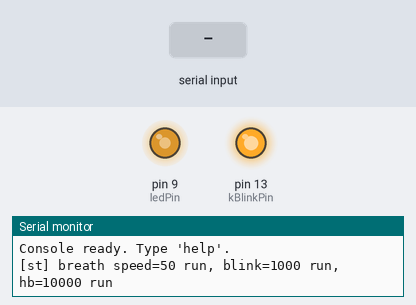
A sketch run on a simulated Arduino Uno, built with avr-gcc and run on an emulated ATmega328P. Parts: output pins drawn as LEDs (lit = HIGH), the last lines printed to the serial monitor. Inputs (shaded band) come from the test bench.

Above: at 1.3 s.
1.4 s: "s 45\n" received over Serial
At 4.2 s:
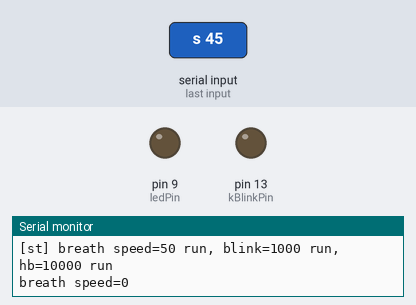
4.4 s: "i 45\n" received over Serial
At 5.67 s:
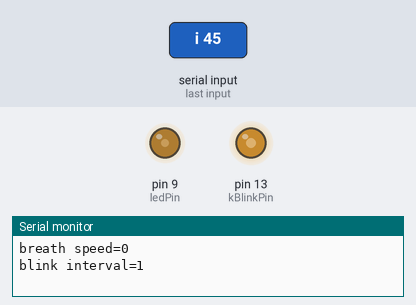
7.4 s: "help\n" received over Serial
10.4 s: "stop\n" received over Serial
At 11.1 s:
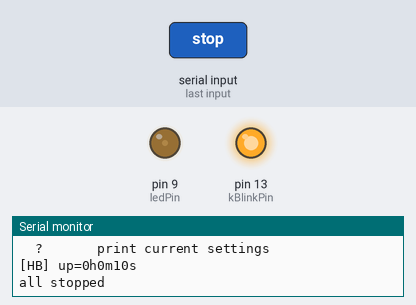
11.9 s: "start\n" received over Serial
At 13.2 s:
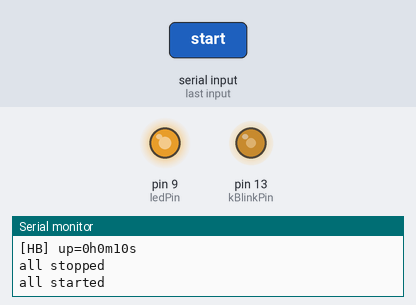
14.9 s: "h 45\n" received over Serial
Timing chart, 0 to 25.7 s (numbered marks = the images above; inputs shaded):
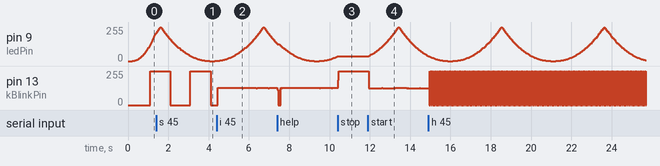

Measured:
- after the input at 10.4 s, pin 9 (ledPin): stays 36/255 (without the input it goes to 40/255 after 0.04 s)
- after the input at 11.9 s, pin 9 (ledPin): rises from 36/255 to 255/255 in 1.4 s, then falls to 40/255 in 1.5 s
- by itself, pin 13 (kBlinkPin): alternates 255/255 for 0.02 s and 0/255 for 0.02 s

The sketch:

Elron_8mb_PWM_EventTimer.ino
```cpp
#include <Arduino.h>

#include "Settings.h"
#include "Breath.h"
#include "BlinkLed.h"
#include "Heartbeat.h"
#include "SerialConsole.h"

/***********************************************************
  Elbear Ace-UNO:
    - плавное «дыхание» внешнего светодиода на D9 (ШИМ);
    - неблокирующая мигалка встроенного светодиода;
    - Heartbeat: печатает аптайм в Serial;
    - SerialConsole: управление параметрами с клавиатуры.

  Вся логика — в модулях Breath / BlinkLed / Heartbeat,
  дирижёр команд — SerialConsole, настройки — Settings.h.
  loop() не блокируется: все задачи работают параллельно.
 ***********************************************************/

void setup() {
  Serial.begin(9600);

  breathBegin();
  blinkBegin();
  heartbeatBegin();
  consoleBegin();
}

void loop() {
  breathUpdate();
  blinkUpdate();
  heartbeatUpdate();
  consoleUpdate();
}
```

BlinkLed.cpp
```cpp
#include "BlinkLed.h"
#include "Settings.h"
#include "EventTimer.h"

// ============================================================
//  Приватное состояние модуля (видно только внутри этого файла)
// ============================================================
namespace {

bool          gBlinkState = false;      // Текущее состояние пина
unsigned long gInterval   = kBlinkInterval;
EventTimer    gTicker;

// Один тик мигалки: инвертируем состояние и выводим на пин.
void onBlinkTick() {
  gBlinkState = !gBlinkState;
  digitalWrite(kBlinkPin, gBlinkState ? HIGH : LOW);
}

}  // namespace

// ============================================================
//  Публичный интерфейс
// ============================================================

void blinkBegin() {
  pinMode(kBlinkPin, OUTPUT);
  gBlinkState = false;
  digitalWrite(kBlinkPin, LOW);   // стартуем с погашенного светодиода

  gInterval = kBlinkInterval;
  gTicker.setInterval(gInterval);
  gTicker.setCallback(onBlinkTick);
  gTicker.start();
}

void blinkUpdate() {
  gTicker.tick();
}

// ------------------------------------------------------------
//  Управление на лету
// ------------------------------------------------------------

void blinkSetInterval(unsigned long intervalMs) {
  gInterval = (intervalMs == 0) ? 1 : intervalMs;
  gTicker.setInterval(gInterval);   // сетка перезапустится
}

unsigned long blinkGetInterval() {
  return gInterval;
}

void blinkStart() { gTicker.start(); }
void blinkStop()  { gTicker.stop();  }
bool blinkIsRunning() { return gTicker.isRunning(); }
```

BlinkLed.h
```cpp
#ifndef BLINK_LED_H
#define BLINK_LED_H

#include <Arduino.h>

// --- Жизненный цикл ---
void blinkBegin();     // Вызвать один раз в setup()
void blinkUpdate();    // Вызывать в loop() как можно чаще

// --- Управление на лету ---
void          blinkSetInterval(unsigned long intervalMs);   // минимум 1 мс
unsigned long blinkGetInterval();

void blinkStart();
void blinkStop();
bool blinkIsRunning();

#endif // BLINK_LED_H
```

Breath.cpp
```cpp
#include "Breath.h"
#include "Settings.h"
#include "EventTimer.h"

// ============================================================
//  Приватное состояние модуля (видно только внутри этого файла)
// ============================================================
namespace {

int     gBrightness = 0;                 // Текущая яркость 0..255
int     gDirection  = 1;                 // +1 — разгорается, -1 — гаснет
uint8_t gGammaLut[256];                  // Таблица гамма-коррекции

uint8_t gSpeed = kBreathSpeed;           // Текущая скорость (0..100)
EventTimer gTicker;

// Пересчитать интервал тикера из текущей скорости.
void applySpeed() {
  // 0 -> медленно (50 мс),  100 -> быстро (3 мс)
  gTicker.setInterval(map(gSpeed, 0, 100, 50, 3));
}

// Один шаг «дыхания». Таймер сообщает «пора», мы делаем шаг.
void onBreathTick() {
  analogWrite(ledPin, gGammaLut[gBrightness]);

  gBrightness += kFadeAmount * gDirection;

  if (gBrightness >= kBrightnessMax) {
    gBrightness = kBrightnessMax;
    gDirection  = -1;
  } else if (gBrightness <= kBrightnessMin) {
    gBrightness = kBrightnessMin;
    gDirection  = 1;
  }
}

}  // namespace

// ============================================================
//  Публичный интерфейс
// ============================================================

void breathBegin() {
  pinMode(ledPin, OUTPUT);

  // Таблица гамма-коррекции — один раз при старте.
  for (int i = 0; i < 256; i++) {
    float v = i / 255.0f;
    v = pow(v, kGamma);
    gGammaLut[i] = (uint8_t)(v * 255.0f + 0.5f);
  }

  gSpeed = kBreathSpeed;
  applySpeed();
  gTicker.setCallback(onBreathTick);
  gTicker.start();
}

void breathUpdate() {
  gTicker.tick();
}

// ------------------------------------------------------------
//  Управление на лету
// ------------------------------------------------------------

void breathSetSpeed(uint8_t speed) {
  if (speed > 100) speed = 100;
  gSpeed = speed;
  applySpeed();   // setInterval() сам перезапустит сетку
}

uint8_t breathGetSpeed() {
  return gSpeed;
}

void breathStart() { gTicker.start(); }
void breathStop()  { gTicker.stop();  }
bool breathIsRunning() { return gTicker.isRunning(); }
```

Breath.h
```cpp
#ifndef BREATH_H
#define BREATH_H

#include <Arduino.h>

// --- Жизненный цикл ---
void breathBegin();    // Вызвать один раз в setup()
void breathUpdate();   // Вызывать в loop() как можно чаще

// --- Управление на лету ---
void    breathSetSpeed(uint8_t speed);     // 0..100 (обрезается по границам)
uint8_t breathGetSpeed();                  // текущее значение

void breathStart();
void breathStop();
bool breathIsRunning();

#endif // BREATH_H
```

EventTimer.cpp
```cpp
#include "EventTimer.h"

// ---- Конструкторы ----

EventTimer::EventTimer()
    : previousMillis(0),
      interval(1),
      running(true),
      onTick(nullptr) {}

EventTimer::EventTimer(unsigned long intervalMs)
    : previousMillis(0),
      interval(intervalMs == 0 ? 1 : intervalMs),   // защита от 0
      running(true),
      onTick(nullptr) {}

// ---- Настройка ----

void EventTimer::setCallback(TimerCallback cb) {
    onTick = cb;
}

void EventTimer::setInterval(unsigned long intervalMs) {
    interval = (intervalMs == 0) ? 1 : intervalMs;
    previousMillis = millis();   // перезапустить сетку с новым периодом
}

// ---- Управление ----

void EventTimer::start() {
    running = true;
    previousMillis = millis();   // сетка стартует «сейчас»
}

void EventTimer::stop() {
    running = false;
}

// ---- Тик ----

void EventTimer::tick() {
    if (!running) return;

    unsigned long now = millis();
    if (now - previousMillis < interval) return;

    // Сдвигаем сетку на полный период, а не на текущее время,
    // чтобы не накапливать дрейф от задержек loop().
    previousMillis += interval;

    // Если отстали больше чем на период — ресинхронизируемся,
    // чтобы не выдать пачку срабатываний подряд.
    if (now - previousMillis >= interval) {
        previousMillis = now;
    }

    if (onTick != nullptr) {
        onTick();
    }
}
```

EventTimer.h
```cpp
#ifndef EVENT_TIMER_H
#define EVENT_TIMER_H

#include <Arduino.h>

// Колбэк, который таймер вызывает на каждом срабатывании.
// Никаких аргументов: таймер не знает, что делает потребитель —
// мигает он, дышит или шлёт пакет по Serial. Просто «тикает».
typedef void (*TimerCallback)();

class EventTimer {
public:
    // Интервал по умолчанию 1 мс, таймер сразу запущен.
    // Реальный интервал задать через setInterval().
    EventTimer();

    // Явный интервал, таймер сразу запущен.
    explicit EventTimer(unsigned long intervalMs);

    // --- Настройка ---
    void setCallback(TimerCallback cb);
    void setInterval(unsigned long intervalMs);   // перезапускает сетку

    // --- Управление ---
    void start();   // сбросить сетку и запустить
    void stop();    // остановить, интервал сохраняется

    // --- Основной вызов: дергать из loop() ---
    void tick();

    // --- Чтение ---
    bool          isRunning()   const { return running; }
    unsigned long getInterval() const { return interval; }

private:
    unsigned long previousMillis;
    unsigned long interval;
    bool          running;

    TimerCallback onTick;
};

#endif // EVENT_TIMER_H 
```

Heartbeat.cpp
```cpp
#include "Heartbeat.h"
#include "EventTimer.h"
#include "Settings.h"

// ============================================================
//  Приватное состояние модуля (видно только внутри этого файла)
// ============================================================
namespace {

unsigned long gInterval = kHeartbeatInterval;
EventTimer    gTicker;

void onHeartbeat() {
  unsigned long ms  = millis();
  unsigned long sec = ms / 1000;
  unsigned long min = sec / 60;
  unsigned long hrs = min / 60;

  Serial.print(F("[HB] up="));
  Serial.print(hrs);
  Serial.print('h');
  Serial.print(min % 60);
  Serial.print('m');
  Serial.print(sec % 60);
  Serial.println('s');
}

}  // namespace

// ============================================================
//  Публичный интерфейс
// ============================================================

void heartbeatBegin() {
  gInterval = kHeartbeatInterval;
  gTicker.setInterval(gInterval);
  gTicker.setCallback(onHeartbeat);
  gTicker.start();
}

void heartbeatUpdate() {
  gTicker.tick();
}

// ------------------------------------------------------------
//  Управление на лету
// ------------------------------------------------------------

void heartbeatSetInterval(unsigned long intervalMs) {
  gInterval = (intervalMs == 0) ? 1 : intervalMs;
  gTicker.setInterval(gInterval);
}

unsigned long heartbeatGetInterval() {
  return gInterval;
}

void heartbeatStart() { gTicker.start(); }
void heartbeatStop()  { gTicker.stop();  }
bool heartbeatIsRunning() { return gTicker.isRunning(); }
```

Heartbeat.h
```cpp
#ifndef HEARTBEAT_H
#define HEARTBEAT_H

#include <Arduino.h>

// --- Жизненный цикл ---
void heartbeatBegin();     // Вызвать один раз в setup()
void heartbeatUpdate();    // Вызывать в loop() как можно чаще

// --- Управление на лету ---
void          heartbeatSetInterval(unsigned long intervalMs);
unsigned long heartbeatGetInterval();

void heartbeatStart();
void heartbeatStop();
bool heartbeatIsRunning();

#endif // HEARTBEAT_H
```

SerialConsole.cpp
```cpp
#include "SerialConsole.h"
#include "Settings.h"
#include "Breath.h"
#include "BlinkLed.h"
#include "Heartbeat.h"

#include <string.h>   // strlen, strcmp

// ============================================================
//  Приватное состояние модуля (видно только внутри этого файла)
// ============================================================
namespace {

const size_t kBufferSize = 32;
char   gBuffer[kBufferSize];
size_t gIndex = 0;

// --- Разбор числа из строки ---
// Берём все подряд идущие цифры, остальное игнорируем.
// Возвращаем 0, если цифр нет.
unsigned long parseNumber(const char* s) {
  unsigned long v = 0;
  while (*s >= '0' && *s <= '9') {
    v = v * 10 + (unsigned long)(*s - '0');
    s++;
  }
  return v;
}

// --- Справка ---
void printHelp() {
  Serial.println(F("Commands:"));
  Serial.println(F("  s<N>    breath speed 0..100"));
  Serial.println(F("  i<N>    blink interval, ms"));
  Serial.println(F("  h<N>    heartbeat interval, ms"));
  Serial.println(F("  stop    stop all timers"));
  Serial.println(F("  start   start all timers"));
  Serial.println(F("  ?       print current settings"));
}

// --- Статус ---
void printStatus() {
  Serial.print(F("[st] breath speed="));
  Serial.print(breathGetSpeed());
  Serial.print(breathIsRunning() ? F(" run") : F(" stop"));

  Serial.print(F(", blink="));
  Serial.print(blinkGetInterval());
  Serial.print(blinkIsRunning() ? F(" run") : F(" stop"));

  Serial.print(F(", hb="));
  Serial.print(heartbeatGetInterval());
  Serial.println(heartbeatIsRunning() ? F(" run") : F(" stop"));
}

// --- Обработка одной строки ---
void handleCommand(char* line) {
  // Убираем хвостовые пробелы и '\r', если строка пришла CRLF.
  size_t n = strlen(line);
  while (n > 0 && (line[n-1] == '\r' || line[n-1] == ' ' || line[n-1] == '\t')) {
    line[--n] = '\0';
  }
  if (n == 0) return;   // пустая строка — молча игнорируем

  if (strcmp(line, "?")    == 0) { printStatus(); return; }
  if (strcmp(line, "help") == 0) { printHelp();   return; }

  if (strcmp(line, "stop") == 0) {
    breathStop(); blinkStop(); heartbeatStop();
    Serial.println(F("all stopped"));
    return;
  }
  if (strcmp(line, "start") == 0) {
    breathStart(); blinkStart(); heartbeatStart();
    Serial.println(F("all started"));
    return;
  }

  switch (line[0]) {
    case 's': {
      unsigned long v = parseNumber(line + 1);
      if (v > 100) v = 100;
      breathSetSpeed((uint8_t)v);
      Serial.print(F("breath speed="));
      Serial.println(breathGetSpeed());
      break;
    }
    case 'i': {
      unsigned long v = parseNumber(line + 1);
      blinkSetInterval(v);
      Serial.print(F("blink interval="));
      Serial.println(blinkGetInterval());
      break;
    }
    case 'h': {
      unsigned long v = parseNumber(line + 1);
      heartbeatSetInterval(v);
      Serial.print(F("hb interval="));
      Serial.println(heartbeatGetInterval());
      break;
    }
    default:
      Serial.print(F("unknown: "));
      Serial.println(line);
      Serial.println(F("type 'help'"));
      break;
  }
}

}  // namespace

// ============================================================
//  Публичный интерфейс
// ============================================================

void consoleBegin() {
  gIndex = 0;
  Serial.println(F("Console ready. Type 'help'."));
  printStatus();
}

void consoleUpdate() {
  while (Serial.available() > 0) {
    char c = (char)Serial.read();

    if (c == '\n') {
      gBuffer[gIndex] = '\0';
      handleCommand(gBuffer);
      gIndex = 0;
    } else if (c != '\r') {
      if (gIndex < kBufferSize - 1) {
        gBuffer[gIndex++] = c;
      }
      // при переполнении просто отбрасываем лишние символы —
      // следующая строка стартует чисто
    }
  }
}
```

SerialConsole.h
```cpp
#ifndef SERIAL_CONSOLE_H
#define SERIAL_CONSOLE_H

#include <Arduino.h>

// Инициализация модуля. Вызвать один раз в setup().
void consoleBegin();

// Обновление: чтение Serial и обработка строк. Вызывать в loop().
// Функция неблокирующая — читает только то, что уже пришло.
void consoleUpdate();

#endif // SERIAL_CONSOLE_H
```

Settings.h
```cpp
#ifndef SETTINGS_H
#define SETTINGS_H

#include <Arduino.h>

// ============================================================
//  Значения по умолчанию.
//  Модули копируют их себе при старте и могут менять на лету
//  через set*-функции (см. Breath.h / BlinkLed.h / Heartbeat.h).
// ============================================================

// ------------------------------------------------------------
//  Breath — PWM «дыхание» на D9
// ------------------------------------------------------------
const int ledPin = 9;                 // ШИМ-вывод D9

const uint8_t kBreathSpeed = 50;      // 0..100: больше — быстрее
const int     kFadeAmount  = 5;       // Шаг яркости за один тик (1..255)

const int kBrightnessMin = 0;
const int kBrightnessMax = 255;

const float kGamma = 2.2f;            // 1.0 — линейно, 2.2 — естественно для глаза

// ------------------------------------------------------------
//  BlinkLed — неблокирующая мигалка встроенного светодиода
// ------------------------------------------------------------
const int           kBlinkPin      = LED_BUILTIN;  // на Elbear Ace-UNO это D22
const unsigned long kBlinkInterval = 1000;         // период мигания, мс

// ------------------------------------------------------------
//  Heartbeat — неблокирующий «пульс» в Serial
// ------------------------------------------------------------
const unsigned long kHeartbeatInterval = 10000;    // период, мс

#endif // SETTINGS_H
```
